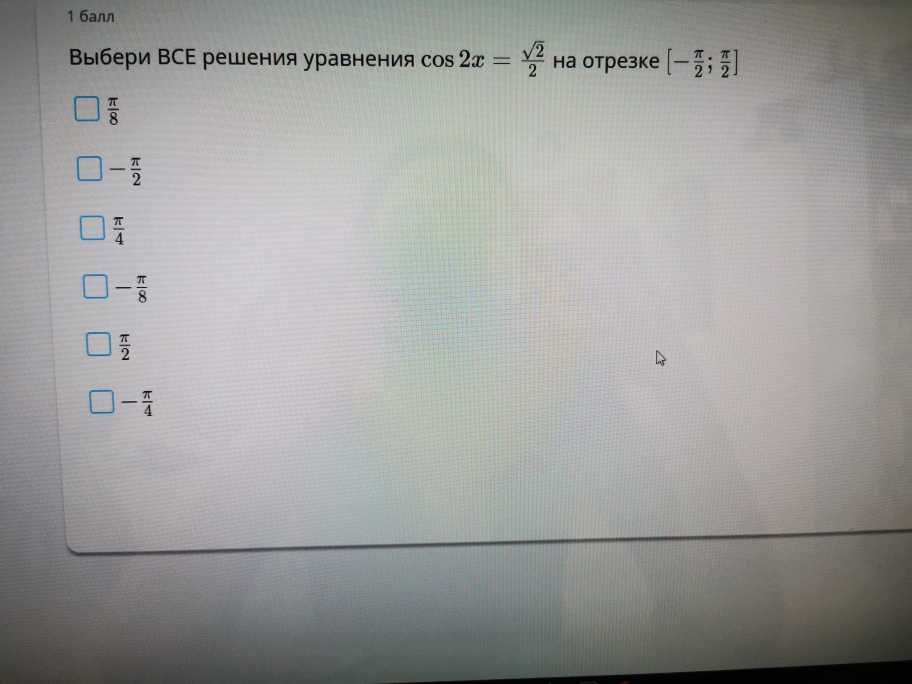
#> input picture IMG46.JPG, 1824 x 1368 px (shown at 1/2 size)
$ python color_detector.py --image IMG46.JPG
#> lines starting #> are read from the running program, lines starting #| are printed output that depends on the picture; after the words box and inside, x2 and y2 are one past the last pixel; in counts of white or black regions, pixels touching at a corner belong together
### index.py
import cv2
import imutils


class CvTests:
    def __init__(self, filename):

#> called with filename = 'IMG46.JPG'
        self.image = cv2.imread(filename)
#> self.image is the input picture: shape (1368, 1824, 3); mean B, G, R 154.8, 156.5, 156.1
        (self.h, self.w, self.d) = self.image.shape
#> self.h = 1368; self.w = 1824; self.d = 3

        print("width={}, height={}, depth={}".format(self.h, self.w, self.d))
#| width=1368, height=1824, depth=3

    # [28 lines left out: functions get_color, show_image, show_images_part, resize_image, not called in this run]

    def resize_with_imutils(self, new_size):
        # resized with saved the start proportions of the image

#> called with new_size = 400
        r = new_size / self.w
#> r = 0.219
        dim = (int(new_size), int(self.h*r))
#> dim = (400, 300)
        resized = cv2.resize(self.image, dim)
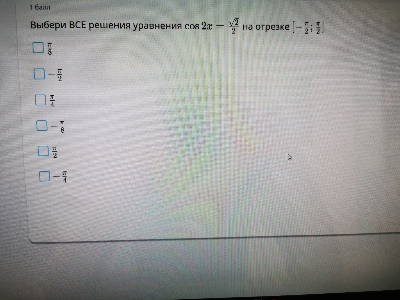
#> resized: shape (300, 400, 3); mean B, G, R 154.7, 156.5, 156

        cv2.imshow("resized proportionals", resized)
        cv2.waitKey(0)

        return resized

    # [37 lines left out: functions rotate_image, rotate_image_with_imutils, rotate_image_imutils_not_clipped, make_blur, draw_on_image, write_on_image, not called in this run]


# [11 lines of commented-out code are left out]

### color_detector.py
import imutils
import cv2
import argparse
import numpy as np
import index


class OpenCVTest:

    def __init__(self, resize):

        ap = argparse.ArgumentParser()
        ap.add_argument("-i", "--image", required=True, help="path to input image")
        args = vars(ap.parse_args())

        if resize:
            image = index.CvTests(args["image"])
            self.image = image.resize_with_imutils(400.0)
        else:
            self.image = cv2.imread(args["image"])

        self.boundaries = [
            ([5, 5, 100], [80, 80, 200]),
            ([86, 31, 4], [220, 88, 50]),
            ([25, 146, 190], [62, 174, 250]),
            ([103, 86, 65], [145, 133, 128]),
            ([10, 30, 60], [140, 180, 250])
        ]

    def finding(self):
        # loop over the boundaries
        for (lower, upper) in self.boundaries:
            # create NumPy arrays from the boundaries
            lower = np.array(lower, dtype="uint8")
            upper = np.array(upper, dtype="uint8")
            # find the colors within the specified boundaries and apply
            # the mask
            mask = cv2.inRange(self.image, lower, upper)
            output = cv2.bitwise_and(self.image, self.image, mask=mask)
            # show the images
            cv2.imshow("images", np.hstack([self.image, output]))
            cv2.waitKey(0)
#> this loop made 5 passes
#> pass 1, in finding, `cv2.imshow("images", np.hstack([self.image, output]))`:
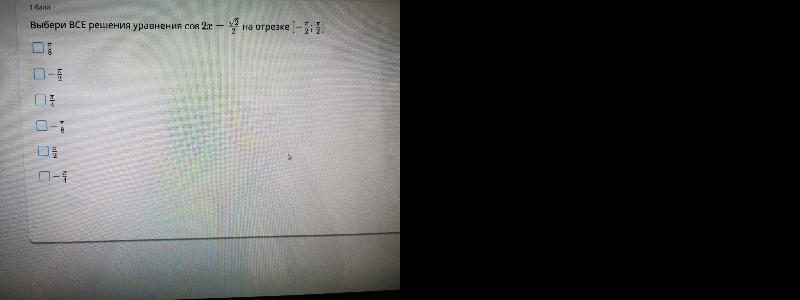
#> window 'images': shape (300, 800, 3); mean B, G, R 77.4, 78.2, 78
#> pass 2, in finding, `mask = cv2.inRange(self.image, lower, upper)`:
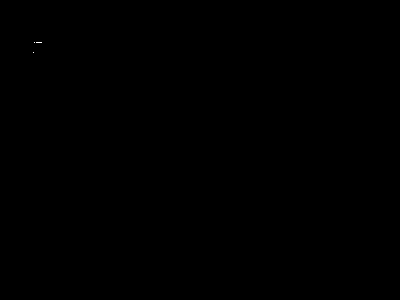
#> mask: shape (300, 400); 0.01% white in thin lines or dots, all inside (x1, y1, x2, y2) = (33, 42, 42, 53)


test = OpenCVTest(True)
test.finding()
